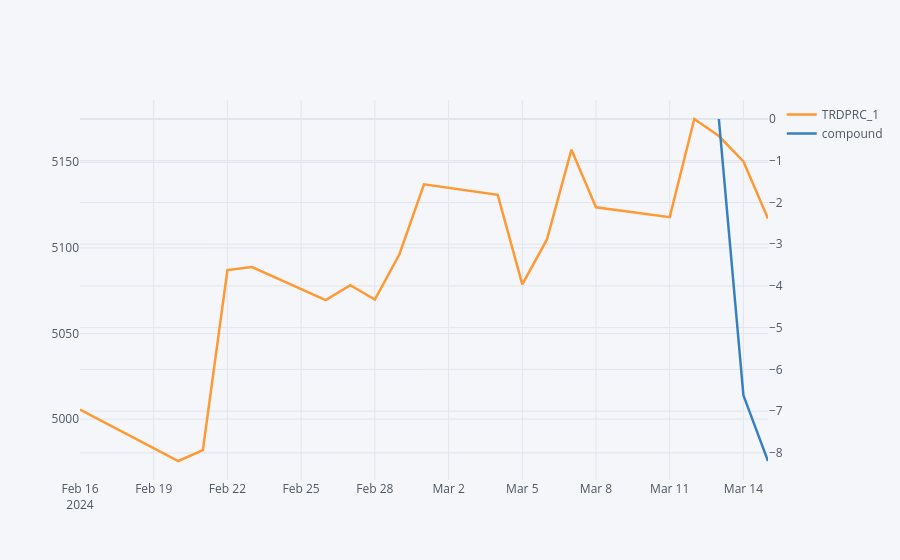

The notebook cell saved with this chart:
### Markdown cell above
Third, **join** the cumulative compounded sentiment scores with the historical index levels and **plot** the two time series (with different scaling).

### Code cell
data.join(daily).iplot(secondary_y='compound', width=2.5)

### Figure 1 — Plotly figure (JSON) as saved in the notebook; plotly's stock layout.template omitted (floating-point values rounded to 4 significant figures)
{"data": [{"line": {"color": "rgba(255, 153, 51, 1.0)", "dash": "solid", "shape": "linear", "width": 2.5}, "mode": "lines", "name": "TRDPRC_1", "text": "", "type": "scatter", "x": ["2024-02-16", "2024-02-20", "2024-02-21", "2024-02-22", "2024-02-23", "2024-02-26", "2024-02-27", "2024-02-28", "2024-02-29", "2024-03-01", "2024-03-04", "2024-03-05", "2024-03-06", "2024-03-07", "2024-03-08", "2024-03-11", "2024-03-12", "2024-03-13", "2024-03-14", "2024-03-15"], "y": [5006.0, 4976.0, 4982.0, 5087.0, 5089.0, 5070.0, 5078.0, 5070.0, 5096.0, 5137.0, 5131.0, 5079.0, 5105.0, 5157.0, 5124.0, 5118.0, 5175.0, 5165.0, 5150.0, 5117.0]}, {"line": {"color": "rgba(55, 128, 191, 1.0)", "dash": "solid", "shape": "linear", "width": 2.5}, "mode": "lines", "name": "compound", "text": "", "type": "scatter", "x": ["2024-02-16", "2024-02-20", "2024-02-21", "2024-02-22", "2024-02-23", "2024-02-26", "2024-02-27", "2024-02-28", "2024-02-29", "2024-03-01", "2024-03-04", "2024-03-05", "2024-03-06", "2024-03-07", "2024-03-08", "2024-03-11", "2024-03-12", "2024-03-13", "2024-03-14", "2024-03-15"], "xaxis": "x", "y": ["", "", "", "", "", "", "", "", "", "", "", "", "", "", "", "", "", 0, -6.622, -8.195], "yaxis": "y2"}], "layout": {"legend": {"bgcolor": "#F5F6F9", "font": {"color": "#4D5663"}}, "paper_bgcolor": "#F5F6F9", "plot_bgcolor": "#F5F6F9", "title": {"font": {"color": "#4D5663"}}, "xaxis": {"gridcolor": "#E1E5ED", "showgrid": true, "tickfont": {"color": "#4D5663"}, "title": {"font": {"color": "#4D5663"}, "text": ""}, "zerolinecolor": "#E1E5ED"}, "yaxis": {"gridcolor": "#E1E5ED", "showgrid": true, "tickfont": {"color": "#4D5663"}, "title": {"font": {"color": "#4D5663"}, "text": ""}, "zerolinecolor": "#E1E5ED"}, "yaxis2": {"anchor": "x", "gridcolor": "#E1E5ED", "overlaying": "y", "showgrid": true, "side": "right", "tickfont": {"color": "#4D5663"}, "title": {"text": ""}, "zerolinecolor": "#E1E5ED"}}}
